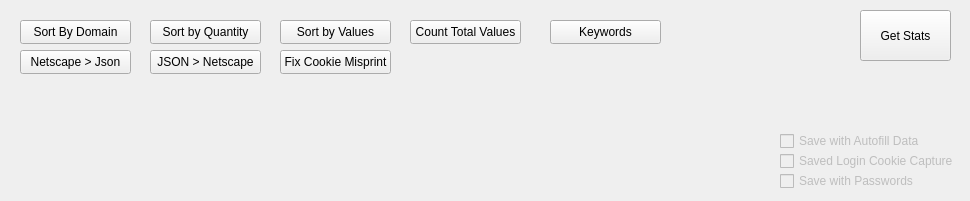
    <widget class="QWidget" name="sortingCookiesTab">
     <attribute name="title">
      <string>🍪 Sorting Cookies</string>
     </attribute>
     <widget class="QPushButton" name="sorting_cookies_sort_by_domain">
      <property name="enabled">
       <bool>true</bool>
      </property>
      <property name="geometry">
       <rect>
        <x>20</x>
        <y>20</y>
        <width>111</width>
        <height>24</height>
       </rect>
      </property>
      <property name="text">
       <string>Sort By Domain</string>
      </property>
     </widget>
     <widget class="QPushButton" name="sorting_cookies_sort_by_quantity">
      <property name="enabled">
       <bool>true</bool>
      </property>
      <property name="geometry">
       <rect>
        <x>150</x>
        <y>20</y>
        <width>111</width>
        <height>24</height>
       </rect>
      </property>
      <property name="text">
       <string>Sort by Quantity</string>
      </property>
     </widget>
     <widget class="QPushButton" name="sorting_cookies_sort_by_values_button">
      <property name="enabled">
       <bool>true</bool>
      </property>
      <property name="geometry">
       <rect>
        <x>280</x>
        <y>20</y>
        <width>111</width>
        <height>24</height>
       </rect>
      </property>
      <property name="text">
       <string>Sort by Values</string>
      </property>
     </widget>
     <widget class="QPushButton" name="sorting_cookies_keywords_button">
      <property name="enabled">
       <bool>true</bool>
      </property>
      <property name="geometry">
       <rect>
        <x>550</x>
        <y>20</y>
        <width>111</width>
        <height>24</height>
       </rect>
      </property>
      <property name="text">
       <string>Keywords</string>
      </property>
     </widget>
     <widget class="QPushButton" name="sorting_cookies_netscape_to_json_button">
      <property name="enabled">
       <bool>true</bool>
      </property>
      <property name="geometry">
       <rect>
        <x>20</x>
        <y>50</y>
        <width>111</width>
        <height>24</height>
       </rect>
      </property>
      <property name="text">
       <string>Netscape &gt; Json</string>
      </property>
     </widget>
     <widget class="QPushButton" name="sorting_cookies_json_to_netscape_button">
      <property name="enabled">
       <bool>true</bool>
      </property>
      <property name="geometry">
       <rect>
        <x>150</x>
        <y>50</y>
        <width>111</width>
        <height>24</height>
       </rect>
      </property>
      <property name="text">
       <string>JSON &gt; Netscape</string>
      </property>
     </widget>
     <widget class="QCheckBox" name="sorting_cookies_save_password_checkbox">
      <property name="enabled">
       <bool>false</bool>
      </property>
      <property name="geometry">
       <rect>
        <x>780</x>
        <y>170</y>
        <width>171</width>
        <height>22</height>
       </rect>
      </property>
      <property name="text">
       <string>Save with Passwords</string>
      </property>
     </widget>
     <widget class="QCheckBox" name="sorting_cookies_save_login_cookie_capture_checkbox">
      <property name="enabled">
       <bool>false</bool>
      </property>
      <property name="geometry">
       <rect>
        <x>780</x>
        <y>150</y>
        <width>181</width>
        <height>22</height>
       </rect>
      </property>
      <property name="text">
       <string>Saved Login Cookie Capture</string>
      </property>
     </widget>
     <widget class="QCheckBox" name="sorting_cookies_save_autofill_data_button">
      <property name="enabled">
       <bool>false</bool>
      </property>
      <property name="geometry">
       <rect>
        <x>780</x>
        <y>130</y>
        <width>151</width>
        <height>22</height>
       </rect>
      </property>
      <property name="text">
       <string>Save with Autofill Data</string>
      </property>
     </widget>
     <widget class="QPushButton" name="sorting_cookies_fix_cookie_misprintButton">
      <property name="enabled">
       <bool>true</bool>
      </property>
      <property name="geometry">
       <rect>
        <x>280</x>
        <y>50</y>
        <width>111</width>
        <height>24</height>
       </rect>
      </property>
      <property name="text">
       <string>Fix Cookie Misprint</string>
      </property>
     </widget>
     <widget class="QPushButton" name="sorting_cookies_count_total_values">
      <property name="enabled">
       <bool>true</bool>
      </property>
      <property name="geometry">
       <rect>
        <x>410</x>
        <y>20</y>
        <width>111</width>
        <height>24</height>
       </rect>
      </property>
      <property name="text">
       <string>Count Total Values</string>
      </property>
     </widget>
     <widget class="QPushButton" name="get_file_stats_button">
      <property name="enabled">
       <bool>true</bool>
      </property>
      <property name="geometry">
       <rect>
        <x>860</x>
        <y>10</y>
        <width>91</width>
        <height>51</height>
       </rect>
      </property>
      <property name="text">
       <string>Get Stats</string>
      </property>
     </widget>
    </widget>
